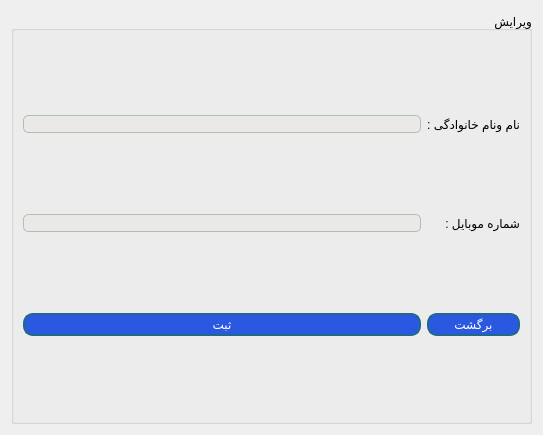
<?xml version="1.0" encoding="UTF-8"?>
<ui version="4.0">
 <class>EditAdmin</class>
 <widget class="QDialog" name="EditAdmin">
  <property name="geometry">
   <rect>
    <x>0</x>
    <y>0</y>
    <width>543</width>
    <height>435</height>
   </rect>
  </property>
  <property name="windowTitle">
   <string>ویرایش ادمین</string>
  </property>
  <property name="windowIcon">
   <iconset resource="resources.qrc">
    <normaloff>:/img/images/login.png</normaloff>:/img/images/login.png</iconset>
  </property>
  <property name="styleSheet">
   <string notr="true">
QLineEdit{
	border : 1px solid #b0bfae;
	border-radius : 5px;
	background-color : #ebe8e8;
}

QPushButton{
	border-radius: 10px;
	padding : 2px 5px;
	background :#2b58e0;
	border : 2px solid #21698a;
	color : white;
}
QPushButton:hover {
	background-color : #75a0eb ;
}
QToolButton
{
border-radius:10px;
background:red;
color:white;
}
</string>
  </property>
  <layout class="QVBoxLayout" name="verticalLayout">
   <item>
    <widget class="QGroupBox" name="groupBox">
     <property name="cursor">
      <cursorShape>PointingHandCursor</cursorShape>
     </property>
     <property name="title">
      <string>ویرایش</string>
     </property>
     <property name="alignment">
      <set>Qt::AlignRight|Qt::AlignTrailing|Qt::AlignVCenter</set>
     </property>
     <layout class="QGridLayout" name="gridLayout">
      <item row="1" column="0">
       <widget class="QLineEdit" name="mobile"/>
      </item>
      <item row="2" column="0">
       <widget class="QPushButton" name="submit">
        <property name="text">
         <string>ثبت</string>
        </property>
       </widget>
      </item>
      <item row="0" column="1">
       <widget class="QLabel" name="label_2">
        <property name="text">
         <string>نام ونام خانوادگی :</string>
        </property>
       </widget>
      </item>
      <item row="1" column="1">
       <widget class="QLabel" name="label_3">
        <property name="text">
         <string>شماره موبایل :</string>
        </property>
       </widget>
      </item>
      <item row="2" column="1">
       <widget class="QPushButton" name="back">
        <property name="text">
         <string>برگشت</string>
        </property>
       </widget>
      </item>
      <item row="0" column="0">
       <widget class="QLineEdit" name="name"/>
      </item>
     </layout>
    </widget>
   </item>
  </layout>
 </widget>
 <resources>
  <include location="resources.qrc"/>
 </resources>
 <connections/>
</ui>
